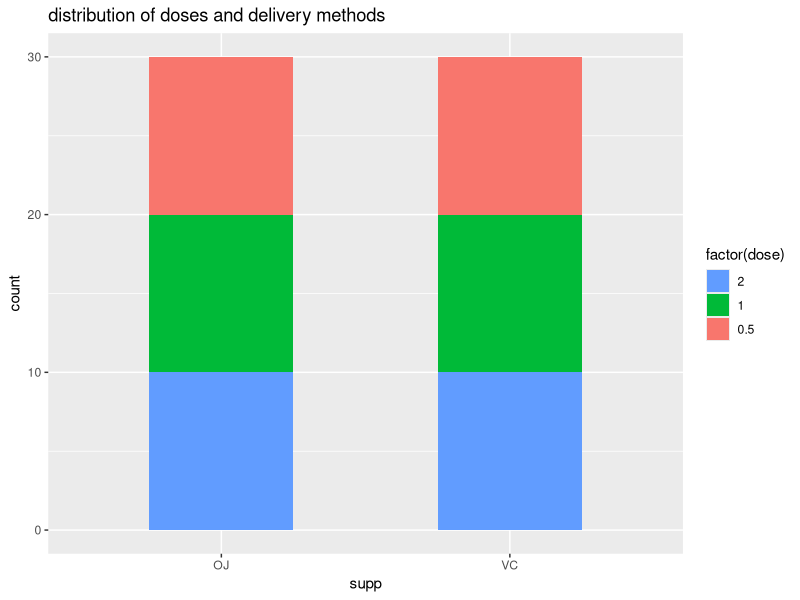
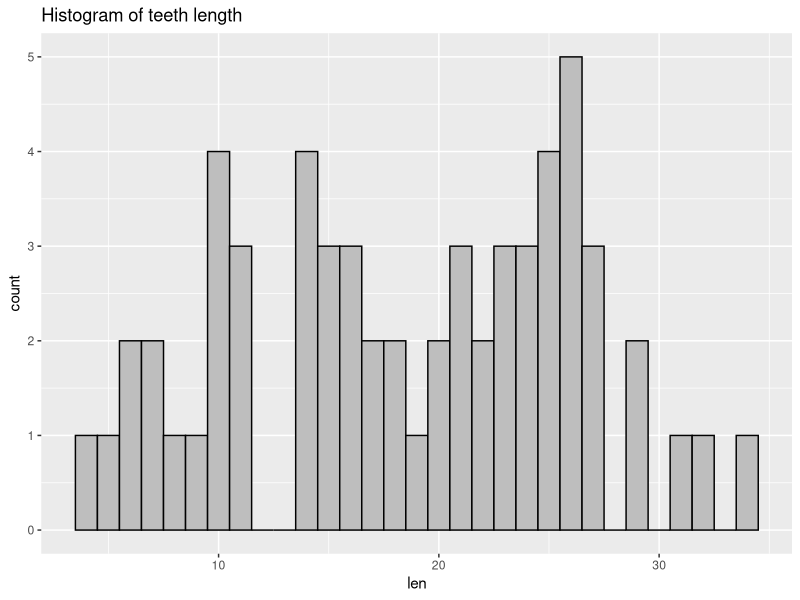
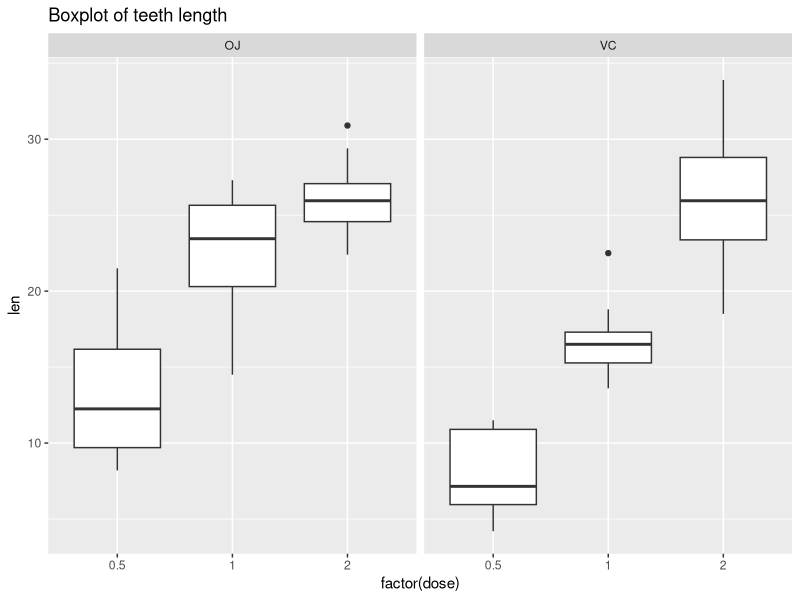

Source code (R) for these figures, in order: (Note: this script raises an error after producing the figures.)
## ---- chunk 1
setwd("/Users/Americo/Documents/Education/Data_science/Coursera/Statinference/statistical_inference_analysis")
## ---- chunk 2
require(dplyr)
require(ggplot2)
require(datasets)
require(tidyr)
require(grid)
require(gridExtra)
## ---- chunk 3
data(ToothGrowth)
head(ToothGrowth)
tail(ToothGrowth)
dim(ToothGrowth)
str(ToothGrowth)
myToothGrowth <- ToothGrowth
## ---- chunk 4
ggplot(data = myToothGrowth, aes(x = supp, fill = factor(dose))) +
        geom_bar(width = 0.5) +
        guides(fill=guide_legend(reverse=TRUE)) +
        ggtitle("distribution of doses and delivery methods")
## ---- chunk 5
ggplot(data = myToothGrowth, aes(x = len)) +
               geom_histogram(binwidth = 1, colour = "black", fill = "gray") +
        ggtitle("Histogram of teeth length")
## ---- chunk 6
ggplot(data = myToothGrowth, aes(x = factor(dose), y = len)) +
        geom_boxplot() +
        facet_wrap(~supp) +
        ggtitle("Boxplot of teeth length")
## ---- chunk 7
mydfs <- list()
j <- 1:10
for (i in 1:6) {
        mydfs[[i]] <- myToothGrowth[j,]
        names(mydfs[[i]]) <- c(paste("len", i), paste("supp", i),paste("dose", i))
        j <- j + 10
}
myToothGrowth2 <- bind_cols(mydfs)
myToothGrowth2$pig_id <- 1:10

#renaming variables to have a smaller dataframe
myToothGrowth3 <- myToothGrowth2[, seq(1, 19, 3)]
names(myToothGrowth3)  <- c("lenVC_05", "lenVC_1", "lenVC_2", "lenOJ_05", "lenOJ_1", "lenOJ_2", "pig_id")
head(myToothGrowth3)
## ---- chunk 8
myToothGrowth_diff <- data.frame (
        lenVC_1_05 = myToothGrowth3$lenVC_1 - myToothGrowth3$lenVC_05,
        lenVC_2_1 = myToothGrowth3$lenVC_2 - myToothGrowth3$lenVC_1,
        lenVC_2_05 = myToothGrowth3$lenVC_2 - myToothGrowth3$lenVC_05,
        lenOJ_1_05 = myToothGrowth3$lenOJ_1 - myToothGrowth3$lenOJ_05,
        lenOJ_2_1 = myToothGrowth3$lenOJ_2 - myToothGrowth3$lenOJ_1,
        lenOJ_2_05 = myToothGrowth3$lenOJ_2 - myToothGrowth3$lenOJ_05,
        lenVC_OJ_05 = myToothGrowth3$lenOJ_05 - myToothGrowth3$lenVC_05,
        lenVC_OJ_1 = myToothGrowth3$lenOJ_1 - myToothGrowth3$lenVC_1,
        lenVC_OJ_2 = myToothGrowth3$lenOJ_2 - myToothGrowth3$lenVC_2)

head(myToothGrowth_diff)
## ---- chunk 9
#function for plotting the differences in the same delivery methods
toothnormalplot <- function(mydf, bin, supp, doseup, dosedown) {
        attach(mydf)
        mytitle <- sprintf("length difference between dose %s and %s given with %s", doseup, dosedown, supp)
        mydf$myx <- eval(parse(text = sprintf("len%s_%s_%s", supp, doseup, dosedown)))
        g1 <- ggplot(data = mydf, aes(x = myx)) +
                geom_histogram(binwidth = bin, colour = "black", fill = "gray") +
                ggtitle(label = mytitle) +
                xlab(label = sprintf("len%s_%s_%s", supp, doseup, dosedown))
        return(g1)
        detach(mydf)
}
## ---- chunk 10
g1 <- toothnormalplot(mydf = myToothGrowth_diff, bin = 3, supp = "VC", doseup = "2", dosedown = "1")
g2 <- toothnormalplot(mydf = myToothGrowth_diff, bin = 3, supp = "VC", doseup = "1", dosedown = "05")
g3 <- toothnormalplot(mydf = myToothGrowth_diff, bin = 3, supp = "VC", doseup = "2", dosedown = "05")
g4 <- toothnormalplot(mydf = myToothGrowth_diff, bin = 3, supp = "OJ", doseup = "2", dosedown = "1")
g5 <- toothnormalplot(mydf = myToothGrowth_diff, bin = 3, supp = "OJ", doseup = "1", dosedown = "05")
g6 <- toothnormalplot(mydf = myToothGrowth_diff, bin = 3, supp = "OJ", doseup = "2", dosedown = "05")
## ---- chunk 11
grid.arrange(g1, g2, g3, g4, g5, g6, ncol = 2, main = "Differences of lengths for different doses of same delivery methods")
## ---- chunk 12
#function for plotting the differences for same dose but different same delivery methods
toothnormalplotsd <- function(mydf, bin, suppup, suppdown, dose) {
        attach(mydf)
        mytitle <- sprintf("length difference between delivery method %s and delivery method %s for dose %s", suppup, suppdown, dose)
        mydf$myxsd <- eval(parse(text = sprintf("len%s_%s_%s", suppdown, suppup, dose)))
        g1 <- ggplot(data = mydf, aes(x = myxsd)) +
                geom_histogram(binwidth = bin, colour = "black", fill = "gray") +
                ggtitle(label = mytitle) +
                xlab(label = sprintf("len%s_%s_%s", suppdown, suppup, dose))
        return(g1)
        detach(mydf)
}
## ---- chunk 13
gsd1 <- toothnormalplotsd(myToothGrowth_diff, 3, "OJ", "VC", "05")
gsd2 <- toothnormalplotsd(myToothGrowth_diff, 3, "OJ", "VC", "1")
gsd3 <- toothnormalplotsd(myToothGrowth_diff, 3, "OJ", "VC", "2")
## ---- chunk 14
grid.arrange(gsd1, gsd2, gsd3, ncol = 1, main = "Differences of lengths for same dose of different delivery method")
## ---- chunk 15
tplot <- function(dof, tstat, conflev, two = TRUE) {
        myx <- seq(-4, 4, length=100)
        hx <- dnorm(myx)
        degf <- dof
        mydf <- data.frame (myx, myy = dt(myx, degf))
        pcum <- ifelse(two == TRUE, conflev+((1-conflev)/2), conflev)
        tcrit  <- qt(p = pcum, df = dof)
        if (two == TRUE) {
                g1 <- ggplot(mydf, aes(myx, myy)) +
                geom_line(size = 1.2, colour = "black") +
                geom_vline(xintercept = c(-tcrit, tcrit, tstat), colour = c("red", "red", "blue"), size = 0.9) +
                ggtitle(paste("Hypothesis testing for t =", round(tstat,3) ))
        return(g1)
        } else {
                g2 <- ggplot(mydf, aes(myx, myy)) +
                geom_line(size = 1.2, colour = "black") +
                geom_vline(xintercept = c(tcrit, tstat), colour = c("red", "blue"), size = 0.9) +
                ggtitle(paste("Hypothesis testing for t =", round(tstat,3) ))
                return(g2)
        }
}
## ---- chunk 16
tVC_2_05 <- t.test(x = myToothGrowth3$lenVC_2, y = myToothGrowth3$lenVC_05, alternative = "greater", paired = TRUE, conf.level = 0.95)
tVC_2_05
## ---- chunk 17
tplot(dof = 9, tstat = tVC_2_05$statistic, conflev = 0.95, two = FALSE)
## ---- chunk 18
tVC_2_1 <- t.test(x = myToothGrowth3$lenVC_2, y = myToothGrowth3$lenVC_1, alternative = "greater", paired = TRUE, conf.level = 0.95)
tVC_2_1
## ---- chunk 19
tplot(dof = 9, tstat = tVC_2_1$statistic, conflev = 0.95, two = FALSE)
## ---- chunk 20
tVC_1_05 <- t.test(x = myToothGrowth3$lenVC_1, y = myToothGrowth3$lenVC_05, alternative = "greater", paired = TRUE, conf.level = 0.95)
tVC_1_05
## ---- chunk 21
tplot(dof = 9, tstat = tVC_1_05$statistic, conflev = 0.95, two = FALSE)
## ---- chunk 22
tOJ_2_05 <- t.test(x = myToothGrowth3$lenOJ_2, y = myToothGrowth3$lenOJ_05, alternative = "greater", paired = TRUE, conf.level = 0.95)
tOJ_2_05
## ---- chunk 23
tplot(dof = 9, tstat = tOJ_2_05$statistic, conflev = 0.95, two = FALSE)
## ---- chunk 24
tOJ_2_1 <- t.test(x = myToothGrowth3$lenOJ_2, y = myToothGrowth3$lenOJ_1, alternative = "greater", paired = TRUE, conf.level = 0.95)
tOJ_2_1
## ---- chunk 25
tplot(dof = 9, tstat = tOJ_2_1$statistic, conflev = 0.95, two = FALSE)
## ---- chunk 26
tOJ_1_05 <- t.test(x = myToothGrowth3$lenOJ_1, y = myToothGrowth3$lenOJ_05, alternative = "greater", paired = TRUE, conf.level = 0.95)
tOJ_1_05
## ---- chunk 27
tplot(dof = 9, tstat = tOJ_1_05$statistic, conflev = 0.95, two = FALSE)
## ---- chunk 28
t_VC_OJ_2 <- t.test(x = myToothGrowth3$lenOJ_2, y = myToothGrowth3$lenVC_2, alternative = "two.sided", paired = TRUE, conf.level = 0.95)
t_VC_OJ_2
## ---- chunk 29
tplot(dof = 9, tstat = t_VC_OJ_2$statistic, conflev = 0.95, two = TRUE)
## ---- chunk 30
t_VC_OJ_1 <- t.test(x = myToothGrowth3$lenOJ_1, y = myToothGrowth3$lenVC_1, alternative = "two.sided", paired = TRUE, conf.level = 0.95)
t_VC_OJ_1
## ---- chunk 31
tplot(dof = 9, tstat = t_VC_OJ_1$statistic, conflev = 0.95, two = TRUE)
## ---- chunk 32
t_VC_OJ_05 <- t.test(x = myToothGrowth3$lenOJ_05, y = myToothGrowth3$lenVC_05, alternative = "two.sided", paired = TRUE, conf.level = 0.95)
t_VC_OJ_05
## ---- chunk 33
tplot(dof = 9, tstat = t_VC_OJ_05$statistic, conflev = 0.95, two = TRUE)
